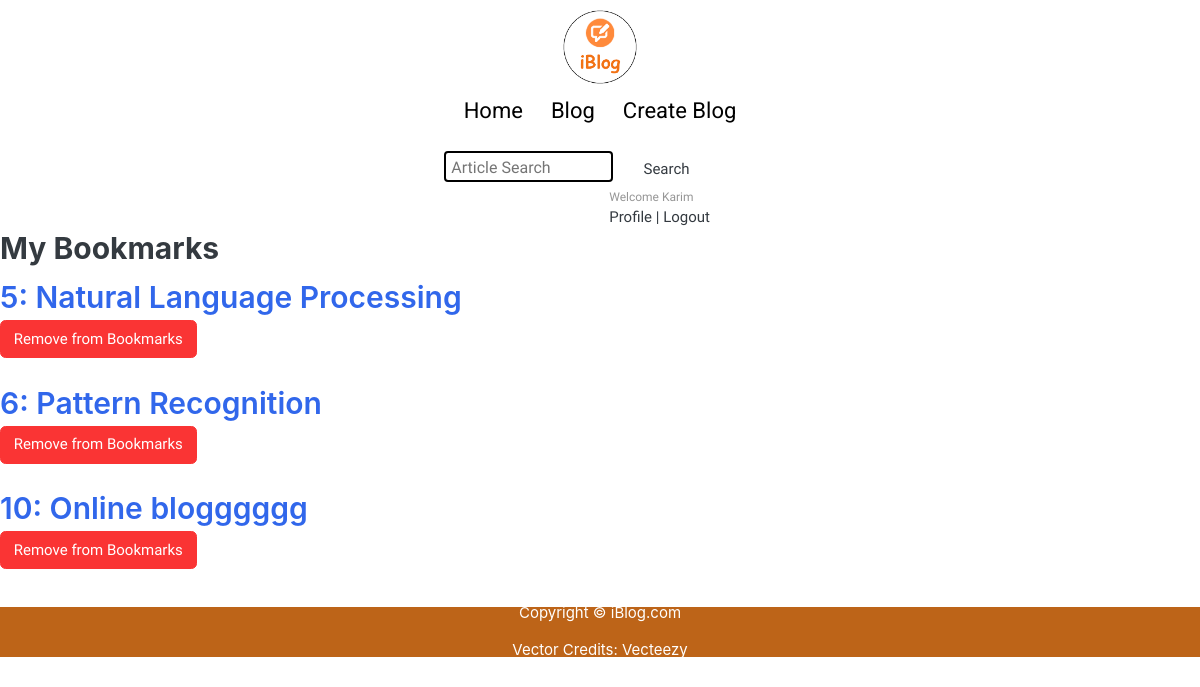
Screenshot of /blog/bookmarks/ (signed in) with the database file from the repository.
### blog/models.py (models this page shows, shortened)
class Bookmark(models.Model):
    user = models.ForeignKey(User, on_delete=models.CASCADE)
    post = models.ForeignKey(Post, on_delete=models.CASCADE, null=True, blank=True)

class Post(models.Model):
    title = models.CharField(max_length=200)
    body = models.TextField()
    categories = models.ManyToManyField(Category)
    author = models.ForeignKey(User, on_delete=models.CASCADE)
    image = models.ImageField(upload_to='photos/blog', blank=True)
    date = models.DateTimeField(auto_now_add=True)
    modified_date = models.DateTimeField(auto_now=True)

### blog/views.py (the view)
# urls.py: path('bookmarks/', views.bookmarks_list, name='bookmarks_list'),
@login_required
def bookmarks_list(request):
    bookmarks = Bookmark.objects.filter(user=request.user)
    return render(request, 'blog/bookmarks_list.html', {'bookmarks': bookmarks})

### blog/templates/blog/bookmarks_list.html (shortened to what this page needs)
{% extends "base.html" %}
{% block body %}
<h2>My Bookmarks</h2>
<ul>
  {% for bookmark in bookmarks %}
  <li>
    <a style="font-size: 30px; font-weight:600;" href="{% url 'blog_detail' bookmark.post.id %}">{{bookmark.post.id}}:
      {{ bookmark.post.title }}</a>
    <form method="post" action="{% url 'bookmark_remove' bookmark.id %}">
      <a href="{% url 'bookmarks_list' %}"><button class="btn btn-danger" type="submit">Remove from
          Bookmarks</button></a>
    </form>
  </li><br>
  {% empty %}
  <li>No bookmarks yet.</li>
  {% endfor %}
</ul>
{% endblock %}

### templates/base.html (shortened to what this page needs)
<!DOCTYPE html>
{% load static %}
<html lang="en">
<head>
    <link rel="stylesheet" href="{% static 'css/utils.css' %}">
    <link rel="stylesheet" href="{% static 'css/style.css' %}">
    <link rel="stylesheet" href="{% static 'css/mobile.css' %}">
    <link href="{% static 'css/bootstrap.css' %}" rel="stylesheet" type="text/css" />
    <link href="{% static 'css/ui.css' %}" rel="stylesheet" type="text/css" />
    <link
      href="{% static 'css/responsive.css'%}"
      rel="stylesheet"
      media="only screen and (max-width: 1200px)"
    />
</head>
<body>
    <nav class="navigation max-width-1 m-auto">
        <div class="nav-left">
            <a href="{% url 'home' %}">
                <span><img src="{% static 'img/logo.png' %}" width="94px" alt=""></span>
            </a>
            <ul>
                <li><a href="/">Home</a></li>
                {% if request.user.is_authenticated %}
                <li><a href="{% url 'blog_list' %}">Blog</a></li>
                {% else %}
                <li><a href="{% url 'login' %}">Blog</a></li>
                {% endif %}
                <li><a href="{% url 'create_blog' %}">Create Blog</a></li>
            </ul>
        </div>
        <div class="nav-right">
            <form method="GET" action="{% url 'blog_list' %}">
                <input class="form-input" type="text" name="q" placeholder="Article Search">
                <button class="btn" type="submit">Search</button>
            </form>
        </div>
        <div class="col-lg-3 col-sm-6 col-8 order-2 order-lg-3">
            <div class="d-flex justify-content-end mb-3 mb-lg-0">
                <div class="widget-header">
                    {% if request.user.is_authenticated %}
                    <small class="title text-muted">Welcome {{request.user.first_name}}</small>
                    <div>
                        <a href="{% url 'profile' request.user.username  %}">Profile</a>
                        <span class="dark-transp"> | </span>
                        <a href="{% url 'logout' %}"> Logout</a>
                    </div>
                    {% endif %}
                </div>
            </div>
        </div>
    </nav>
    {% block body %}
    {% endblock %}
    <div class="footer">
        <p>Copyright &copy; iBlog.com </p>
        <a href="https://www.vecteezy.com/free-vector/typewriter">Vector Credits: Vecteezy</a>
    </div>
</body>
</html>

### static/css/utils.css (style rules this page uses)
:root { --main-bg-color: #bd6418; --font1: "Baloo Bhaina 2", cursive; --font2: "Roboto", sans-serif; }
.max-width-1 { max-width: 80vw; }
.m-auto { margin: auto; }
.btn { padding: 0px 20px; padding-top: 3px; border: 2px solid black; border-radius: 6px; font-family: var(--font1); font-size: 16px; cursor: pointer; transition: all 0.3s ease-in-out; }
.form-input { padding: 0px 5px; padding-top: 3px; font-size: 16px; border: 2px solid black; border-radius: 4px; margin: 0 13px; font-family: var(--font1); }

### static/css/style.css (style rules this page uses)
* { margin: 0; padding: 0; }
.navigation { margin-top: 25px; font-family: var(--font1); display: flex; justify-content: space-between; align-items: center; }
.nav-left { display: flex; }
.nav-left span { font-size: 35px; padding-top: 10px; }
.nav-left ul { display: flex; align-items: center; margin: 0 77px; font-size: 22px; padding-bottom: 23px; }
.nav-left ul li { list-style: none; margin: 0 14px; font-family: var(--font2); transition: all 0.3s ease-in-out; }
.nav-left ul li a { text-decoration: none; color: black; }
.footer { height: 50px; background-color: var(--main-bg-color); display: flex; align-items: center; justify-content: center; color: white; flex-direction: column; }
.footer a { color: white; }

### static/css/mobile.css (style rules this page uses)
@media screen and (max-width: 1200px) { .navigation { flex-direction: column; margin-bottom: 23px; } }
@media screen and (max-width: 1200px) { .nav-left { flex-direction: column; text-align: center; } }
@media screen and (max-width: 1200px) { .form-input { width: 50%; } }

### static/css/ui.css (style rules this page uses)
html { font-family: "Inter", sans-serif; font-size: 15px; }
.widget-header { display: inline-block; vertical-align: middle; position: relative; }
.widget-header a { color: #343a40; }
.widget-header .title { display: block; }

### rows the page displays
Bookmark: post.id "5", post "Natural Language Processing"
Bookmark: post.id "6", post "Pattern Recognition"
Bookmark: post.id "10", post "Online blogggggg"

### other values shown
{{ request.user.first_name }} "Karim"
